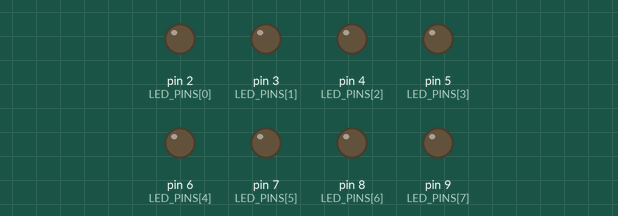
Bench run of a sketch on a simulated Arduino Uno, built with avr-gcc and run on an emulated ATmega328P. Parts: output pins drawn as LEDs (lit = HIGH).

Above: at 0.1 s.
At 5.1 s:
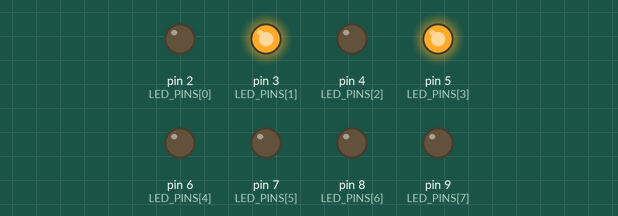
At 10.1 s:
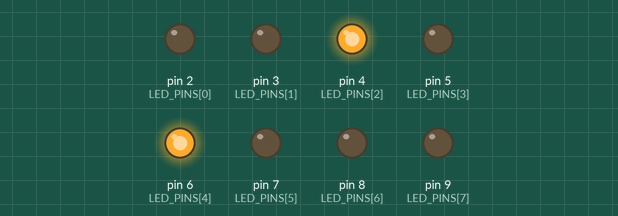
At 20.1 s:
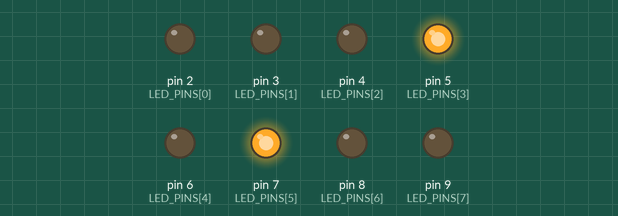
At 30.1 s:
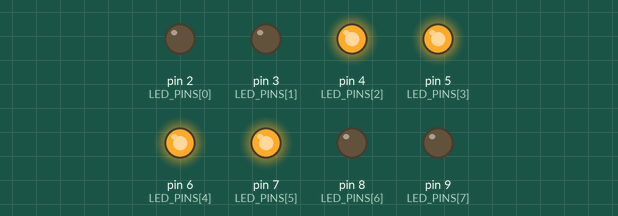
At 39.75 s:
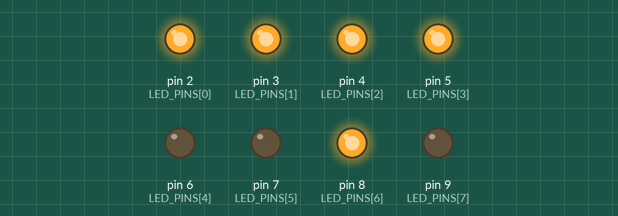
Timing chart, 0 to 40.0 s (numbered marks = the images above):
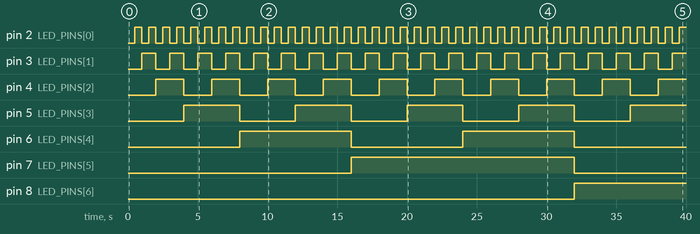

The sketch:

led_pattern_generator.ino
```cpp
/*
  IoT Student Lab
  Project 06: LED Pattern Generator

  Platform: Arduino Uno
  Concept: Arrays + Binary Patterns + Loops

  Learning:
  - Using arrays for hardware pins
  - Representing patterns as binary values
  - Bitwise operations
  - Using loops to display patterns
*/

const int LED_COUNT = 8;

const int LED_PINS[LED_COUNT] = {
  2, 3, 4, 5, 6, 7, 8, 9
};

const int PATTERN_DELAY = 500;

void setup() {

  for (int i = 0; i < LED_COUNT; i++) {
    pinMode(LED_PINS[i], OUTPUT);
  }

  allLedsOff();
}

void loop() {

  // Display every 8-bit binary pattern.
  for (int pattern = 0; pattern <= 255; pattern++) {

    displayPattern(pattern);

    delay(PATTERN_DELAY);
  }
}

void displayPattern(int pattern) {

  for (int i = 0; i < LED_COUNT; i++) {

    // Extract one bit from the pattern.
    int bitValue = bitRead(pattern, i);

    digitalWrite(LED_PINS[i], bitValue);
  }
}

void allLedsOff() {

  for (int i = 0; i < LED_COUNT; i++) {
    digitalWrite(LED_PINS[i], LOW);
  }
}
```

Measured:
- by itself, pin 2 (LED_PINS[0]): alternates HIGH for 0.50 s and LOW for 0.50 s
- by itself, pin 3 (LED_PINS[1]): alternates HIGH for 1.0 s and LOW for 1.0 s
- by itself, pin 4 (LED_PINS[2]): alternates HIGH for 2.0 s and LOW for 2.0 s
- by itself, pin 5 (LED_PINS[3]): alternates HIGH for 4.0 s and LOW for 4.0 s
- by itself, pin 6 (LED_PINS[4]): alternates HIGH for 8.0 s and LOW for 8.0 s
- by itself, pin 7 (LED_PINS[5]): LOW → HIGH at 16.0 s, → LOW 16.0 s later
- by itself, pin 8 (LED_PINS[6]): LOW → HIGH at 32.0 s
